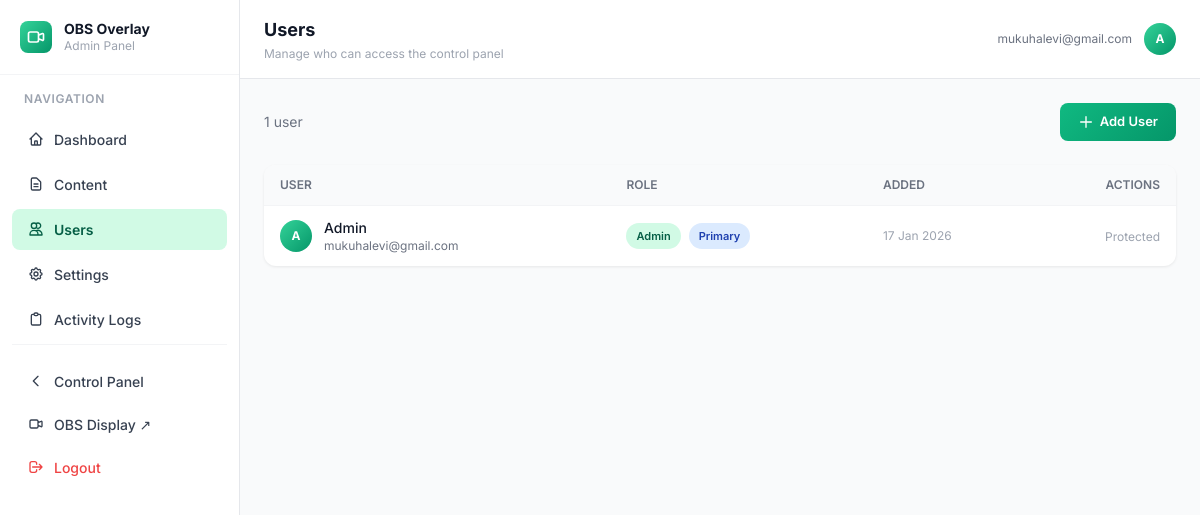
Before: /admin/users (signed in) with the older database file.
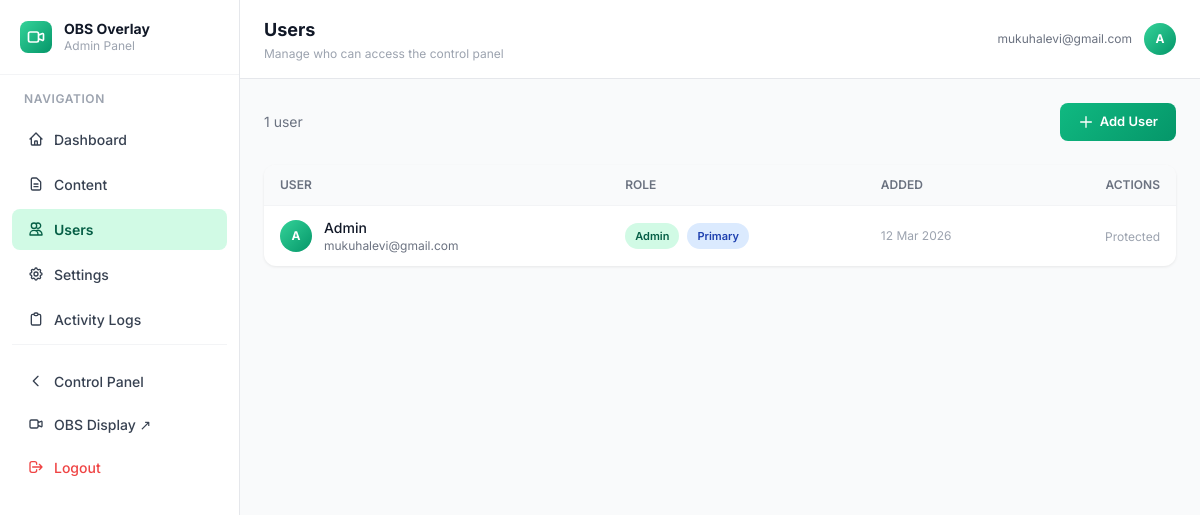
After: the same page with the newer database file.
### models.py (models this page shows)
class User(UserMixin, db.Model):
    id = db.Column(db.Integer, primary_key=True)
    email = db.Column(db.String(120), unique=True, nullable=False)
    name = db.Column(db.String(120))
    is_admin = db.Column(db.Boolean, default=False)
    created_at = db.Column(db.DateTime, default=datetime.utcnow)

### blueprints/admin.py (the view)
@admin_bp.route('/users')
@login_required
@admin_required
def users():
    from models import User
    all_users = User.query.order_by(User.created_at.desc()).all()
    return render_template('admin/users.html',
                           users=all_users,
                           admin_email=ADMIN_EMAIL)

### utils/helpers.py (called while the page is built)
def admin_required(f):
    @wraps(f)
    def decorated(*args, **kwargs):
        if not current_user.is_authenticated:
            return redirect(url_for('auth.login'))
        if not current_user.is_admin:
            log_activity('UNAUTHORIZED_ACCESS_ATTEMPT',
                         f'Attempted admin access: {request.path}')
            return jsonify({'error': 'Admin access required'}), 403
        return f(*args, **kwargs)
    return decorated

### templates/admin/users.html (shortened to what this page needs)
{% extends 'admin/base_admin.html' %}
{% block page_title %}Users{% endblock %}
{% block page_subtitle %}Manage who can access the control panel{% endblock %}
{% block admin_content %}
<div class="flex justify-between items-center mb-6">
    <p class="text-sm text-gray-500">{{ users|length }} user{{ 's' if users|length != 1 }}</p>
    <button onclick="openAddUser()" class="btn btn-primary">
        <svg class="w-4 h-4" fill="none" stroke="currentColor" viewBox="0 0 24 24"><path stroke-linecap="round" stroke-linejoin="round" stroke-width="2" d="M12 4v16m8-8H4"/></svg>
        Add User
    </button>
</div>
<div class="card overflow-hidden">
    <table class="w-full text-sm">
        <thead class="bg-gray-50 border-b border-gray-100">
            <tr>
                <th class="text-left py-3 px-4 text-xs font-semibold text-gray-500 uppercase">User</th>
                <th class="text-left py-3 px-4 text-xs font-semibold text-gray-500 uppercase">Role</th>
                <th class="text-left py-3 px-4 text-xs font-semibold text-gray-500 uppercase">Added</th>
                <th class="text-right py-3 px-4 text-xs font-semibold text-gray-500 uppercase">Actions</th>
            </tr>
        </thead>
        <tbody class="divide-y divide-gray-50">
            {% for u in users %}
            <tr id="user-row-{{ u.id }}" class="hover:bg-gray-50 transition">
                <td class="py-3 px-4">
                    <div class="flex items-center gap-3">
                        <div class="w-8 h-8 rounded-full bg-gradient-to-br from-emerald-400 to-emerald-600 flex items-center justify-center flex-shrink-0">
                            <span class="text-white text-xs font-bold">{{ u.name[0] if u.name else u.email[0] }}</span>
                        </div>
                        <div>
                            <p class="font-medium text-gray-900">{{ u.name or '—' }}</p>
                            <p class="text-xs text-gray-500">{{ u.email }}</p>
                        </div>
                    </div>
                </td>
                <td class="py-3 px-4">
                    {% if u.is_admin %}
                    <span class="badge badge-green">Admin</span>
                    {% else %}
                    <span class="badge badge-gray">User</span>
                    {% endif %}
                    {% if u.email == admin_email %}
                    <span class="badge badge-blue ml-1">Primary</span>
                    {% endif %}
                </td>
                <td class="py-3 px-4 text-xs text-gray-400">{{ u.created_at.strftime('%d %b %Y') }}</td>
                <td class="py-3 px-4 text-right">
                    {% if u.email != admin_email %}
                    <button onclick="toggleAdmin({{ u.id }}, {{ u.is_admin|tojson }})"
                            class="btn btn-ghost btn-sm mr-1">
                        {{ 'Remove Admin' if u.is_admin else 'Make Admin' }}
                    </button>
                    <button onclick="deleteUser({{ u.id }}, {{ u.email|tojson }})"
                            class="btn btn-danger btn-sm">Delete</button>
                    {% else %}
                    <span class="text-xs text-gray-400">Protected</span>
                    {% endif %}
                </td>
            </tr>
            {% endfor %}
        </tbody>
    </table>
</div>
{% endblock %}

### templates/admin/base_admin.html (shortened to what the changed rows need)
{% extends 'base.html' %}
{% block body %}
<div class="flex h-screen overflow-hidden bg-gray-50">
    <div class="flex-1 flex flex-col overflow-hidden">
        <header class="bg-white border-b border-gray-200 px-6 py-4 flex items-center gap-4 flex-shrink-0">
            <div class="flex-1">
                <h1 class="text-lg font-bold text-gray-900">{% block page_title %}Admin{% endblock %}</h1>
            </div>
            <div class="flex items-center gap-3">
                <span class="text-xs text-gray-500 hidden md:block">{{ current_user.email }}</span>
                <div class="w-8 h-8 bg-gradient-to-br from-emerald-400 to-emerald-600 rounded-full flex items-center justify-center">
                    <span class="text-white font-bold text-xs">
                        {{ current_user.name[0] if current_user.name else current_user.email[0] }}
                    </span>
                </div>
            </div>
        </header>
        <main class="flex-1 overflow-y-auto p-6">
            {% block admin_content %}{% endblock %}
        </main>
    </div>
</div>
{% endblock %}

Changed rows visible on the page:
changed User "Admin": created_at "17 Jan 2026" → "12 Mar 2026"
